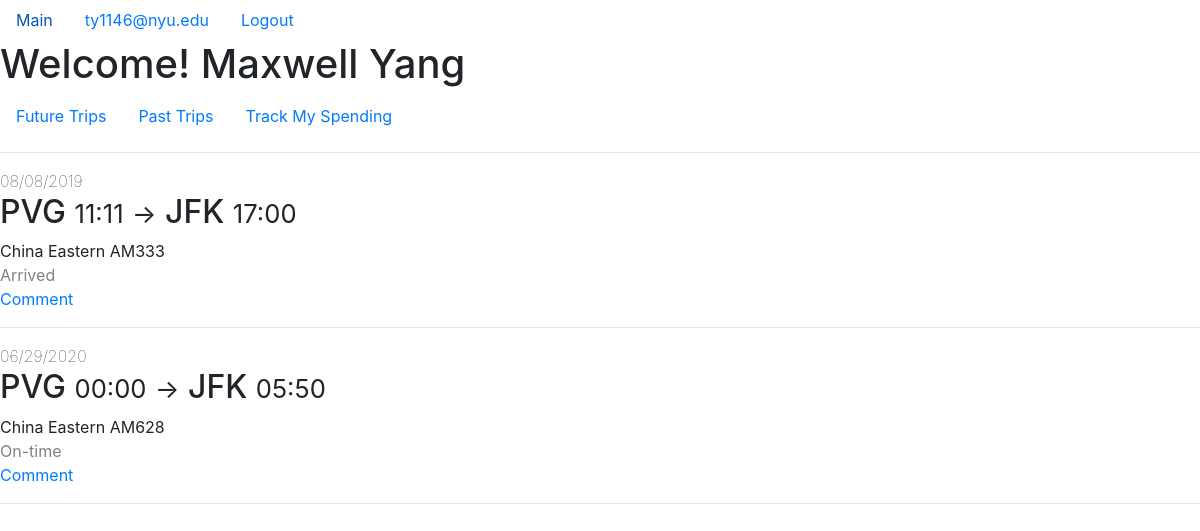
Screenshot of /customerPastFlights (signed in) with the database file from the repository.
### app/models.py (models this page shows, shortened)
class Customer(db.Model, UserMixin):
    email = db.Column(db.String(120), primary_key=True)
    password = db.Column(db.String(60), nullable=False)
    name = db.Column(db.String(100), nullable=False)
    building = db.Column(db.String(20), nullable=False)
    street = db.Column(db.String(20), nullable=False)
    city = db.Column(db.String(20), nullable=False)
    state = db.Column(db.String(20), nullable=False)
    phone = db.Column(db.String(20), nullable=False)
    passport_number = db.Column(db.String(20),nullable=False)
    passport_expire = db.Column(db.Date, nullable=False)
    passport_country = db.Column(db.String(20), nullable=False)
    date_of_birth = db.Column(db.Date, nullable=False)
    tickets = db.relationship("Ticket", backref="customer", lazy=True)
    def get_id(self):
        return self.email
    def get_user_type(self):
        return "Customer"

class Flight(db.Model):
    flight_num = db.Column(db.String(5), primary_key=True)
    depart_datetime = db.Column(db.DateTime, primary_key=True)
    airline_name = db.Column(db.String(20),
                             db.ForeignKey("airplane.airline_name"),
                             primary_key=True)
    depart_airport = db.Column(db.String(20),
                               db.ForeignKey("airport.name"),
                               nullable=False)
    arrival_datetime = db.Column(db.DateTime, nullable=False)
    arrival_airport = db.Column(db.String(20),
                                db.ForeignKey("airport.name"),
                                nullable=False)
    base_price = db.Column(db.Integer, nullable=False)
    airplane_id = db.Column(db.String(5),
                            db.ForeignKey("airplane.id"),
                            nullable=False)
    status = db.Column(db.String(10), nullable=False)
    tickets = db.relationship("Ticket",
                              backref="flight",
                              lazy=True,
                              primaryjoin='''and_(Flight.flight_num==Ticket.flight_num,
                                            Flight.depart_datetime==Ticket.depart_datetime,
                                            Flight.airline_name==Ticket.airline_name)''')

### app/routes.py (the view)
@app.route("/customerPastFlights", methods=["GET"])
@login_required
def customer_past_flights():
    if (current_user.get_user_type() == "Staff"):
        return redirect(url_for("staff_past_flights"))
    all_tickets = Ticket.query.filter(
        Ticket.customer_email==current_user.email,
        Ticket.depart_datetime <= datetime.datetime.now()
    ).all()
    flights = [ticket.flight for ticket in all_tickets]
    return render_template("customer_past_flights.html", flights=flights)

### app/models.py (called while the page is built)
@login_manager.user_loader
def load_user(user_id):
    result = Staff.query.get(user_id)
    if (result is None):
        return Customer.query.get(user_id)
    else:
        return result

### app/templates/customer_past_flights.html (shortened to what this page needs)
{% extends "customer_layout.html" %}
{% block home_content %}
    <hr>
    {% for flight in flights %}
        <div>
            <span style="font-weight:lighter">{{ flight.depart_datetime.strftime("%m/%d/%Y") }}</span><br>
            <h2>
                {{ flight.depart_airport }}
                <small>{{ flight.depart_datetime.strftime("%H:%M") }}</small>
                <small>-></small>
                {{ flight.arrival_airport }}
                <small>{{ flight.arrival_datetime.strftime("%H:%M") }}</small>
            </h2>
            <span>{{ flight.airline_name }} {{ flight.airplane_id }}</span><br>
            <span style="color:gray">{{ flight.status }}</span><br>
            <a href="{{ url_for('flight_comment',
                                flight_num=flight.flight_num,
                                depart_datetime=flight.depart_datetime,
                                airline_name=flight.airline_name) }}">
                Comment
            </a>
        </div>
        <hr>
    {% endfor %}
{% endblock %}

### app/templates/customer_layout.html
{% extends "layout.html" %}
{% block content %}
    <h1>Welcome! {{ current_user.name }}</h1>
    <ul class="nav">
        <li class="nav-item">
            <a class="nav-link" href="{{ url_for('customer_future_flights') }}"">Future Trips</a>
        </li>
        <li class="nav-item">
            <a class="nav-link" href="{{ url_for('customer_past_flights') }}">Past Trips</a>
        </li>
        <li>
            <a class="nav-link" href="{{ url_for('spending_track') }}">Track My Spending</a>
        </li>
    </ul>
    {% block home_content %}{% endblock %}
{% endblock content %}

### app/templates/layout.html (shortened to what this page needs)
<!DOCTYPE html>
<html lang="en">
<head>
    <link rel="stylesheet" href="https://stackpath.bootstrapcdn.com/bootstrap/4.4.1/css/bootstrap.min.css">
    <link rel="stylesheet" href="https://cdnjs.cloudflare.com/ajax/libs/Chart.js/2.9.3/Chart.min.css" />
</head>
<body>
    <ul class="nav">
        <li class="nav-item">
            <a class="nav-link" href="{{ url_for('home') }}">Main</a>
        </li>
        {% if current_user.is_authenticated %}
            <li class="nav-item">
                {% if current_user.get_user_type() == "Customer" %}
                    <a class="nav-link" href="{{ url_for('customer_future_flights') }}">{{ current_user.get_id() }}</a>
                {% else %}
                    <a class="nav-link" href="{{ url_for('staff_flights') }}">{{ current_user.get_id() }}</a>
                {% endif %}
            </li>
            <li class="nav-item">
                <a class="nav-link" href="{{ url_for('logout') }}">Logout</a>
            </li>
        {% endif %}
    </ul>
    {% block content %}{% endblock %}
</body>
</html>

### rows the page displays
Customer: get_id "ty1146@nyu.edu", name "Maxwell Yang"
Flight: depart_datetime "08/08/2019", depart_airport "PVG", depart_datetime "11:11", arrival_airport "JFK", arrival_datetime "17:00", airline_name "China Eastern", airplane_id "AM333", status "Arrived"
Flight: depart_datetime "06/29/2020", depart_airport "PVG", depart_datetime "00:00", arrival_airport "JFK", arrival_datetime "05:50", airline_name "China Eastern", airplane_id "AM628", status "On-time"
